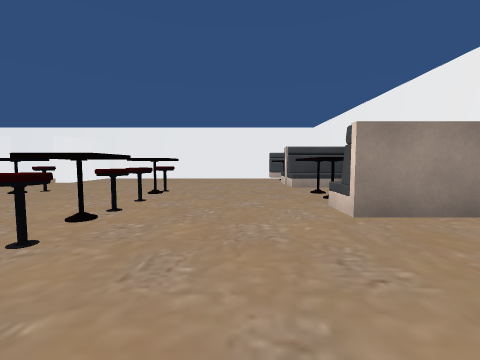
view 1 (above)

16 first-person views from a walk through a Unity game level. The camera is 1.4 m above the floor, tilts 4° down and sees 90° across. The floor is counted in squares, 2 m on a side. Each view is taken from the middle of a square. On the plan, view 1 faces up. The plan holds only what a view shows up to about 9 squares ahead; the rest is blank. The player character is not drawn. Some surface patterns are stand-ins.

view 2
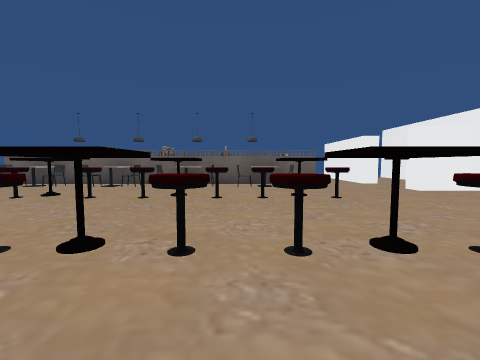

view 3
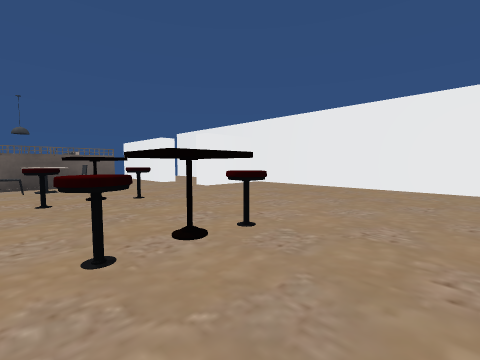

view 4
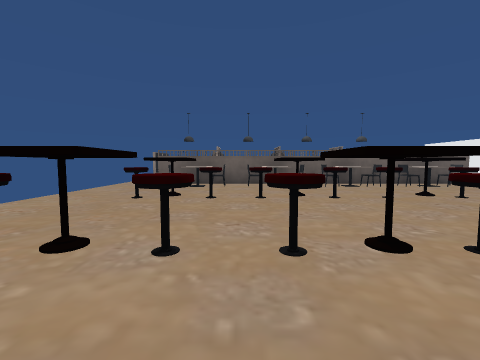

view 5
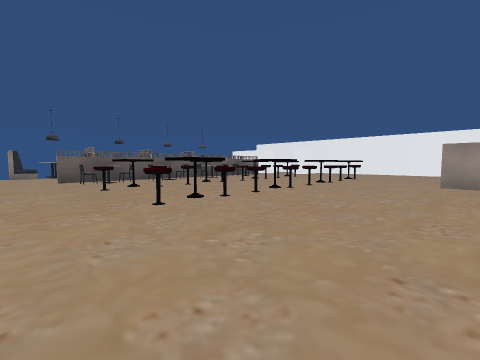

view 6
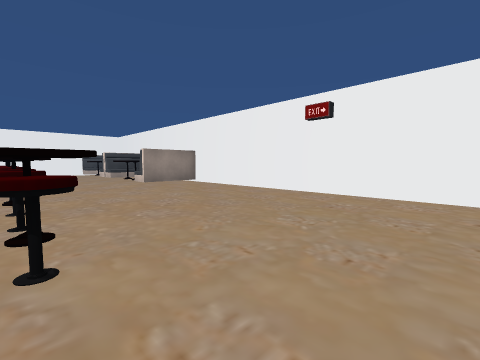

view 7
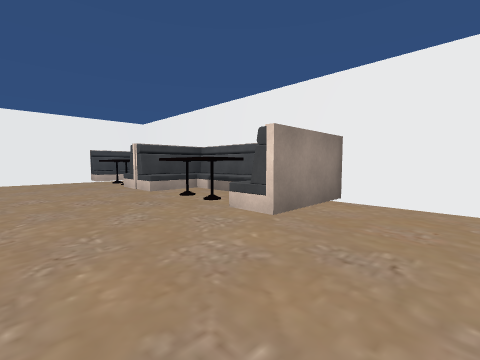

view 8
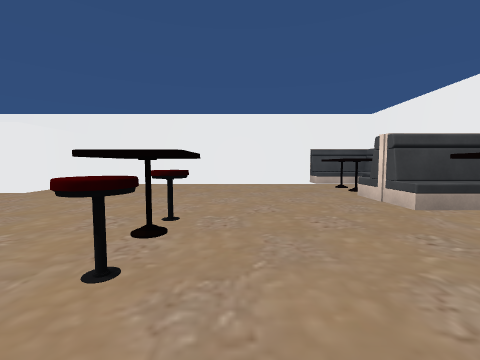

view 9
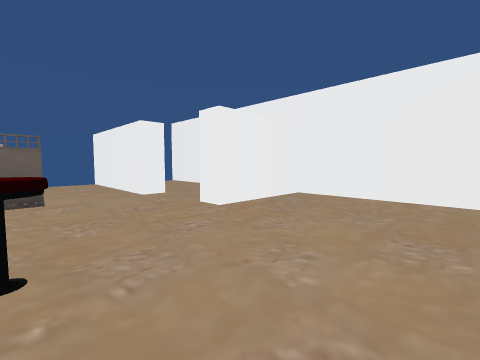

view 10
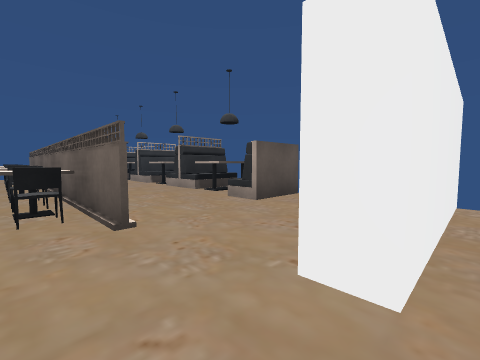

view 11
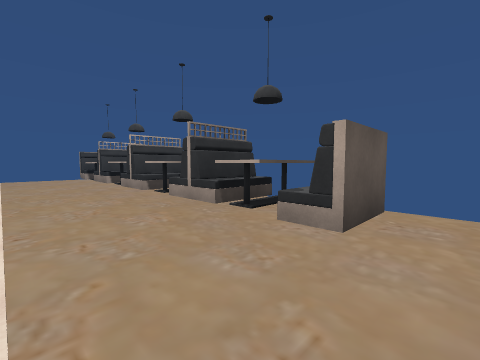

view 12
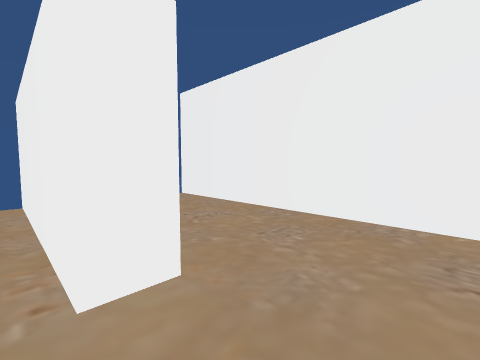

view 13
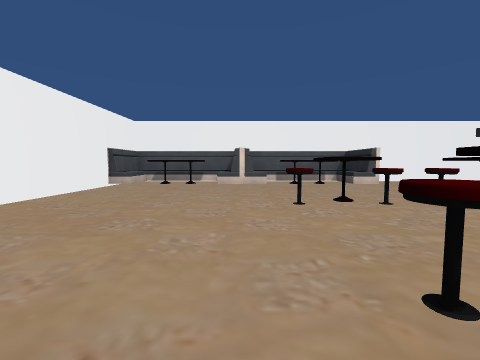

view 14
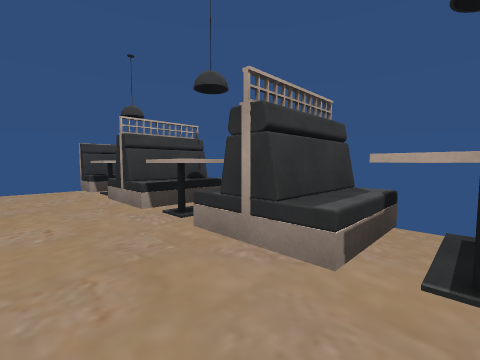

view 15
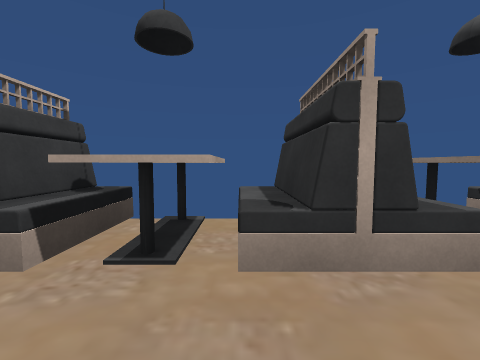

view 16
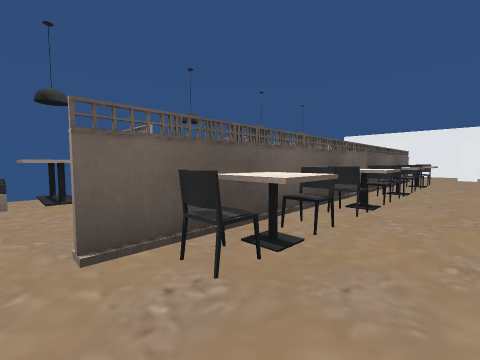

### Floor plan
Key: @ floor where view 1 was taken; # wall or solid block; x gap in a wall; . floor; ^ raised ledge; O other object.
Columns run from 12 left of view 1 to 4 right of it. Each row starts with its distance up from view 1.
 11 ################
 10  .....#.......#O
  9 ####..#.......#O
  8 x.............#O
  7  ............. O
  6 ##..##.#..#...O
  5 ^^..#^.#..#...#O
  4 ^^..#^.#..#...#
  3 ##..#^.#..#... O
  2 ^^..#^.^..^.....#
  1 ##..##.#..#.....#
  0 ^^..#^.#..#.@...#
 -1 ^^..##.x..x.....#
 -2 ##..#^.#..#.....#
 -3 ^^..#^.^..^.....#
 -4 ^^..............#
 -5   ..............x

Positions as (right, up) in squares from view 1, and headings:
1: (0, 0), facing up
2: (0, 4), facing left
3: (0, 4), facing up-left
4: (0, -1), facing left
5: (2, -5), facing up-left
6: (-2, -5), facing up-right
7: (-1, 1), facing up-right
8: (-1, 3), facing up
9: (-3, 6), facing up-left
10: (-7, 9), facing down-left
11: (-8, 7), facing down-left
12: (-7, 8), facing up-left
13: (-6, 7), facing right
14: (-9, 2), facing down-left
15: (-9, 0), facing left
16: (-6, -4), facing up-left
